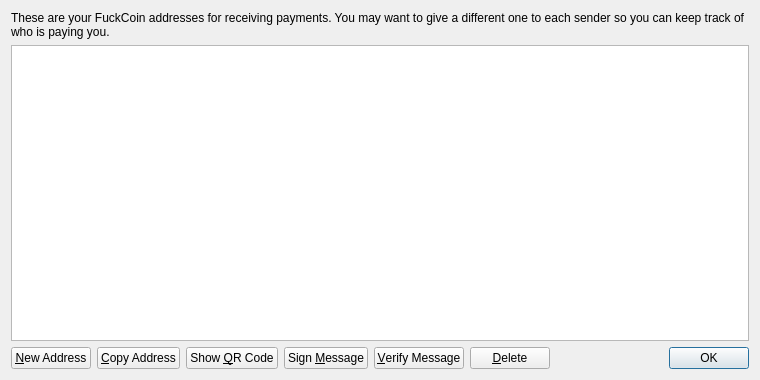
<?xml version="1.0" encoding="UTF-8"?>
<ui version="4.0">
 <class>AddressBookPage</class>
 <widget class="QWidget" name="AddressBookPage">
  <property name="geometry">
   <rect>
    <x>0</x>
    <y>0</y>
    <width>760</width>
    <height>380</height>
   </rect>
  </property>
  <property name="windowTitle">
   <string>Address Book</string>
  </property>
  <layout class="QVBoxLayout" name="verticalLayout">
   <item>
    <widget class="QLabel" name="labelExplanation">
     <property name="text">
      <string>These are your FuckCoin addresses for receiving payments. You may want to give a different one to each sender so you can keep track of who is paying you.</string>
     </property>
     <property name="textFormat">
      <enum>Qt::PlainText</enum>
     </property>
     <property name="wordWrap">
      <bool>true</bool>
     </property>
    </widget>
   </item>
   <item>
    <widget class="QTableView" name="tableView">
     <property name="contextMenuPolicy">
      <enum>Qt::CustomContextMenu</enum>
     </property>
     <property name="toolTip">
      <string>Double-click to edit address or label</string>
     </property>
     <property name="tabKeyNavigation">
      <bool>false</bool>
     </property>
     <property name="selectionMode">
      <enum>QAbstractItemView::SingleSelection</enum>
     </property>
     <property name="selectionBehavior">
      <enum>QAbstractItemView::SelectRows</enum>
     </property>
     <property name="sortingEnabled">
      <bool>true</bool>
     </property>
     <attribute name="verticalHeaderVisible">
      <bool>false</bool>
     </attribute>
    </widget>
   </item>
   <item>
    <layout class="QHBoxLayout" name="horizontalLayout">
     <item>
      <widget class="QPushButton" name="newAddressButton">
       <property name="toolTip">
        <string>Create a new address</string>
       </property>
       <property name="text">
        <string>&amp;New Address</string>
       </property>
      </widget>
     </item>
     <item>
      <widget class="QPushButton" name="copyToClipboard">
       <property name="toolTip">
        <string>Copy the currently selected address to the system clipboard</string>
       </property>
       <property name="text">
        <string>&amp;Copy Address</string>
       </property>
      </widget>
     </item>
     <item>
      <widget class="QPushButton" name="showQRCode">
       <property name="text">
        <string>Show &amp;QR Code</string>
       </property>
      </widget>
     </item>
     <item>
      <widget class="QPushButton" name="signMessage">
       <property name="toolTip">
        <string>Sign a message to prove you own a FuckCoin address</string>
       </property>
       <property name="text">
        <string>Sign &amp;Message</string>
       </property>
      </widget>
     </item>
     <item>
      <widget class="QPushButton" name="verifyMessage">
       <property name="toolTip">
        <string>Verify a message to ensure it was signed with a specified FuckCoin address</string>
       </property>
       <property name="text">
        <string>&amp;Verify Message</string>
       </property>
      </widget>
     </item>
     <item>
      <widget class="QPushButton" name="deleteButton">
       <property name="toolTip">
        <string>Delete the currently selected address from the list</string>
       </property>
       <property name="text">
        <string>&amp;Delete</string>
       </property>
      </widget>
     </item>
     <item>
      <spacer name="horizontalSpacer">
       <property name="orientation">
        <enum>Qt::Horizontal</enum>
       </property>
       <property name="sizeHint" stdset="0">
        <size>
         <width>40</width>
         <height>20</height>
        </size>
       </property>
      </spacer>
     </item>
     <item>
      <widget class="QDialogButtonBox" name="buttonBox">
       <property name="sizePolicy">
        <sizepolicy hsizetype="Maximum" vsizetype="Fixed">
         <horstretch>0</horstretch>
         <verstretch>0</verstretch>
        </sizepolicy>
       </property>
       <property name="standardButtons">
        <set>QDialogButtonBox::Ok</set>
       </property>
      </widget>
     </item>
    </layout>
   </item>
  </layout>
 </widget>
 <resources>
  <include location="../bitcoin.qrc"/>
 </resources>
 <connections/>
</ui>
